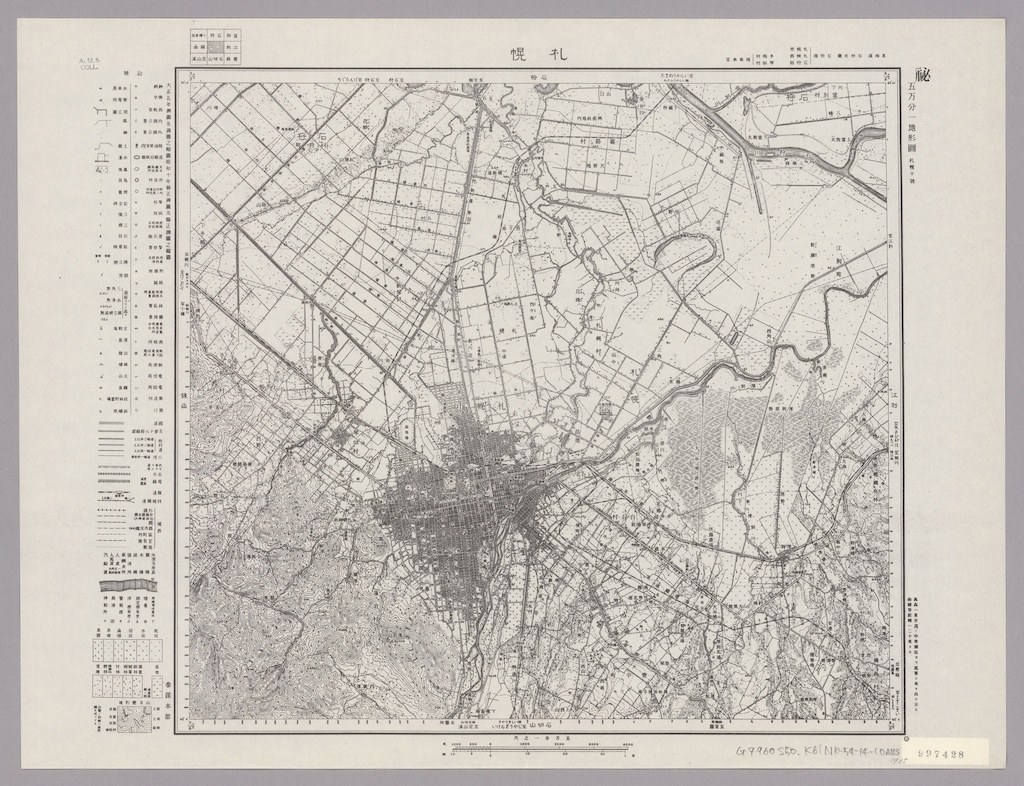
#> input picture targets/sample1.jpg, 1024 x 786 px; its folder holds only this picture in this run
$ python corner_getter.py
#> lines starting #> are read from the running program, lines starting #| are printed output that depends on the picture; after the words box and inside, x2 and y2 are one past the last pixel; in counts of white or black regions, pixels touching at a corner belong together
### line_detector.py
#!/usr/bin/env python3
# -*- coding: utf-8 -*-

import numpy
import cv2


def detect_lines(
  map_path,
  binary_threshold = 100,
  erode_kernel = 3,
  erode_iteration = 2,
  line_accumulation = 10000,
  rho_precision = 2,
  theta_precision = numpy.pi/90,
):

    '''
    パラメーター説明。
    BINARY_THRESHOLD = 100  # 二値画像変換の閾値。
    ERODE_KERN,EL = 3  # erodeのkernelの大きさ
    ERODE_ITERATION = 2 # erodeの実行回数
    LINE_ACCUMULATION = 10000  # 直線として認識されるのに必要な同一直線状のpx数。←違う？
    RHO_PRECISION = 2
    THETA_PRECISION = numpy.pi/90
    '''
#> called with map_path = './targets/sample1.jpg', binary_threshold = 100, erode_kernel = 3, erode_iteration = 2, line_accumulation = 10000, rho_precision = 2, theta_precision = 0.0349

    gray = cv2.imread(map_path, 0)  # 画像の読み込み。第2引数を0にするとグレースケール。
#> gray: shape (786, 1024); min 0, max 247, mean 196.4

    "二値画像へ変換。1つ目の戻り値 (retへ代入) は無視。"
    ret, thresh = cv2.threshold(gray, binary_threshold, 255,
                                cv2.THRESH_BINARY_INV)
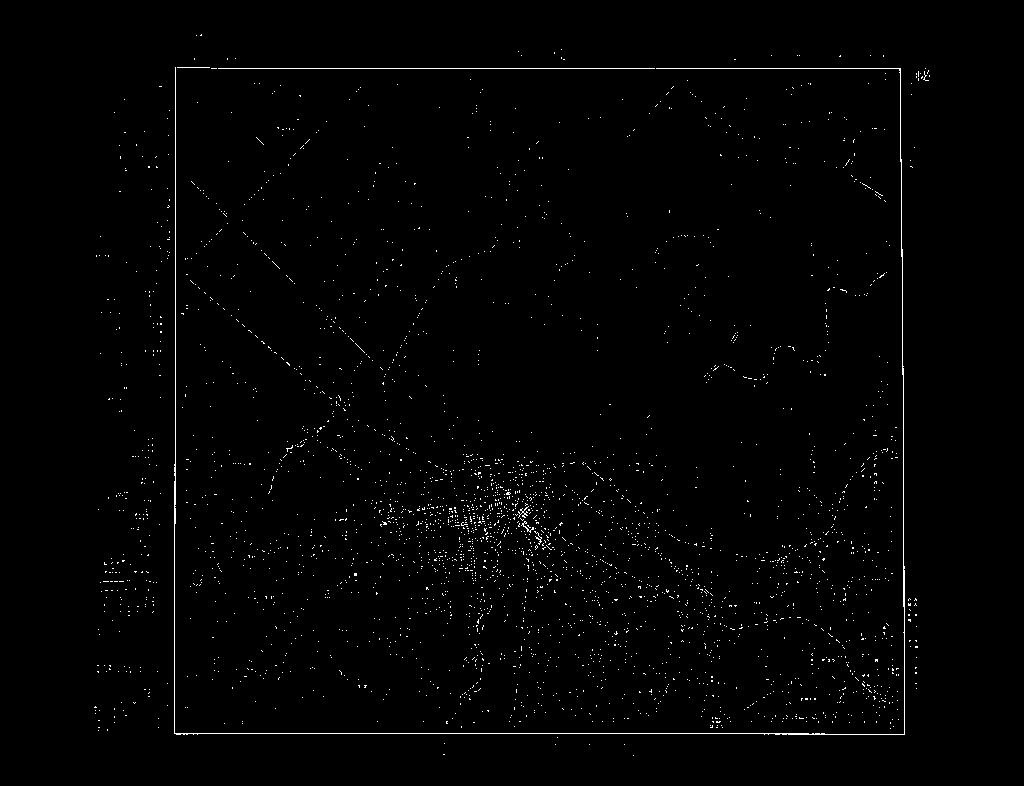
#> thresh: shape (786, 1024); 1% white in thin lines or dots, all inside (x1, y1, x2, y2) = (94, 34, 930, 756)
#> ret = 100
    if(thresh is None):
        return None
    kernel = numpy.ones((erode_kernel, erode_kernel), numpy.uint8)  # erodeのkernel。
    eroded = cv2.erode(thresh, kernel, iterations=erode_iteration)  # 境界を削り細線を除去。
#> eroded: shape (786, 1024); every value is 0

    """
    辺の候補となる直線 (極座標表示) を取得。
    引数は対象画像、ρの精度、θの精度、線分の閾値。
    この時点で直線の数は4本より多い。
    """
    lines = cv2.HoughLines(thresh, rho_precision, theta_precision,
                           line_accumulation)
#> lines = None

    return lines

### corner_getter.py
#!/usr/bin/env python3
# -*- coding: utf-8 -*-

import itertools
import numpy
import cv2
from line_detector import detect_lines

def get_corners(map_path):

    lines = detect_lines(map_path)

    if lines is None:
        return []
    else:
        print(f"Detected {len(lines)} lines.")

    """
    直線を4本に絞るため近接する直線の組み合わせをすべて取得。
    直線は番号で表される。
    """
    deletion_indexes = []
    for indexed_line1 in enumerate(lines):
        for indexed_line2 in enumerate(lines):
            if indexed_line1[0] != indexed_line2[0]:
                line1 = indexed_line1[1][0]
                line2 = indexed_line2[1][0]
                rho1 = line1[0]
                theta1 = line1[1]
                rho2 = line2[0]
                theta2 = line2[1]
                "rhoの差が100以内かつthetaの差がπ/18の時に近接していると定義。"
                if abs(rho1 - rho2) < 500 and abs(theta1 - theta2) < numpy.pi/18:
                    deletion_indexes.append([indexed_line1[0], indexed_line2[0]])


    "近接する直線を近接グループに分ける。"
    merged_indexes = ["hoge"]
    for deletion_set in deletion_indexes:
        counter = 0
        for i, merged_set in enumerate(merged_indexes):
            if set(deletion_set).intersection(merged_set):
                merged_indexes[i] = merged_indexes[i] + deletion_set
                break
            counter = counter + 1
            if counter == len(merged_indexes):
                merged_indexes.append(deletion_set)

    merged_indexes = merged_indexes[1:]

    index_groups = [list(set(i)) for i in merged_indexes]  # 各グループの直線番号の重複を除去。


    sides1 = [i[0] for i in index_groups]  # 各グループから直線を1本ずつ取得。残りは捨てる。

    "近接するすべての直線を取得。"
    grouped_indexes = []
    for sublist in index_groups:
        for element in sublist:
            grouped_indexes.append(element)

    "すべての直線と近接する直線の差をとる。つまり近接する直線のない独立した直線を取得。"
    sides2 = list(set(list(range(len(lines)))).difference(grouped_indexes))

    sides = [lines[i] for i in sides1 + sides2]  # 辺となる4直線の番号のリスト。

    "4直線の傾きとy軸との交点を取得。"
    slopes = []
    intersections = []
    for side in sides:
        side = side[0]
        slope = -(1/numpy.tan(side[1]))
        slopes.append(slope)
        intersection = side[0] * 1/numpy.sin(side[1])
        intersections.append(intersection)

    xysides = list(zip(slopes, intersections))  # y = ax + bで表される直線のaとbのリスト。
    xyrtsides = list(zip(xysides, sides))  # 4辺のa, b, rho, thetaのリスト。

    "4辺の交点4つの座標を取得。"
    corners = []
    for two_sides in itertools.combinations(xyrtsides, 2):
        side1 = two_sides[0]
        side2 = two_sides[1]
        xyside1 = side1[0]
        xyside2 = side2[0]
        rtside1 = side1[1][0]
        rtside2 = side2[1][0]
        if xyside1[0] == xyside2[0]:
            pass
        else:
            if not numpy.isfinite(xyside1[0]):
                x = rtside1[0]
                y = xyside2[0]*x + xyside2[1]
            elif not numpy.isfinite(xyside2[0]):
                x = rtside2[0]
                y = xyside1[0]*x + xyside1[1]
            else:
                x = - (xyside2[1] - xyside1[1]) / (xyside2[0] - xyside1[0])
                y = xyside1[0] + xyside1[1]
            x = int(x)
            y = int(y)
            corners.append([x, y])

    if len(corners) > 0:

        x_average = sum([x for (x, y) in corners])/len(corners)
        y_average = sum([y for (x, y) in corners])/len(corners)

        for corner in corners:
            if corner[0] > x_average and corner[1] > y_average:
                lower_right = corner
            elif corner[0] > x_average and corner[1] < y_average:
                upper_right = corner
            elif corner[0] < x_average and corner[1] > y_average:
                lower_left = corner
            elif corner[1] < x_average and corner[1] < y_average:
                upper_left = corner
            else:
                return None
        '''
        upper_left = min(corners, key=sum)  # 左上の頂点の座標。
        lower_right = max(corners, key=sum)  # 右下の頂点の座標。
        '''

        "外側の太い枠から内側の細い枠まで頂点の座標を縦横へ210ピクセルずらす。"
        upper_left = [element + 210 for element in upper_left]

        upper_right[0] = upper_right[0] - 210
        upper_right[1] = upper_right[1] + 210
        lower_left[0] = lower_left[0] + 210
        lower_left[1] = lower_left[1] - 210

        lower_right = [element - 210 for element in lower_right]

        shifted_corners = [upper_left, upper_right, lower_left, lower_right]

    else:
        return None

    if len(corners) == 4:
        return shifted_corners
    else:
        return None


import os

files = os.listdir("./targets/")
for i, file in enumerate(files):
  if not file.endswith(".jpg"):
    continue
  map_path = "./targets/" + file
  corners = get_corners(map_path)
  if corners is None:
      print(f"{i+1}/{len(files)}: {file} -> No corners found")
  else:
    print(f"{i+1}/{len(files)}: {file}" + " -> " + str(corners))

# [7 lines of commented-out code are left out]

$ run again, on targets/sample2.jpg
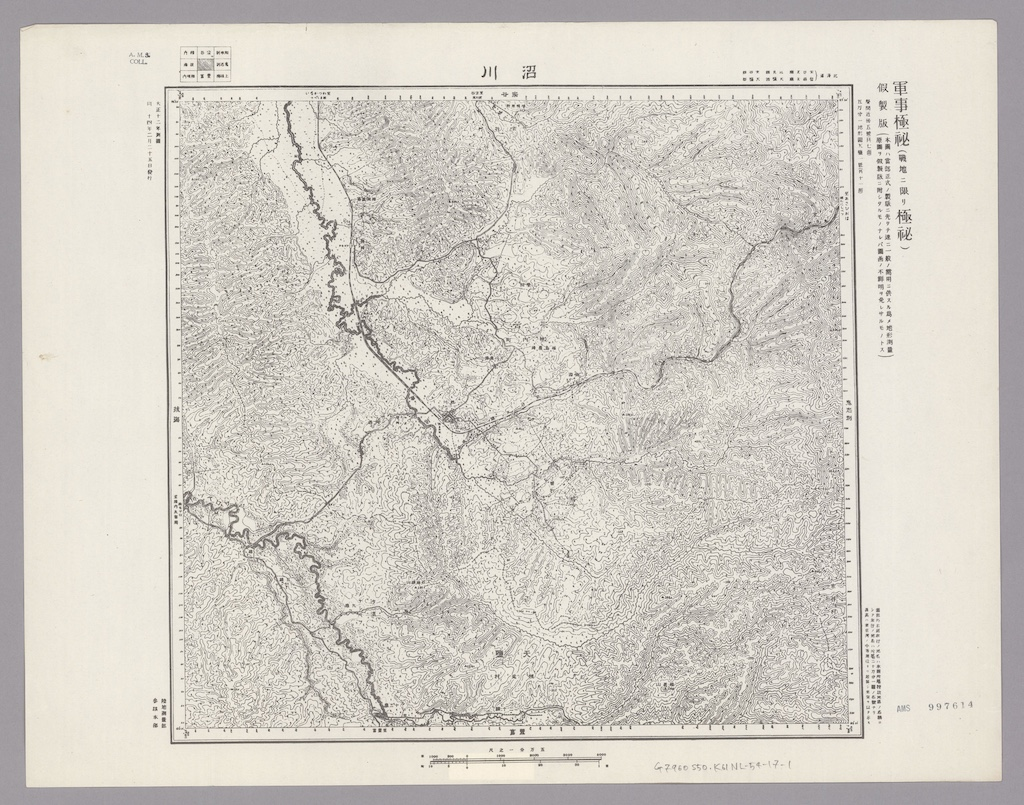
#> input picture targets/sample2.jpg, 1024 x 805 px
#> in detect_lines, `ret, thresh = cv2.threshold(gray, binary_threshold, 255, cv2.THRESH_BI..`:
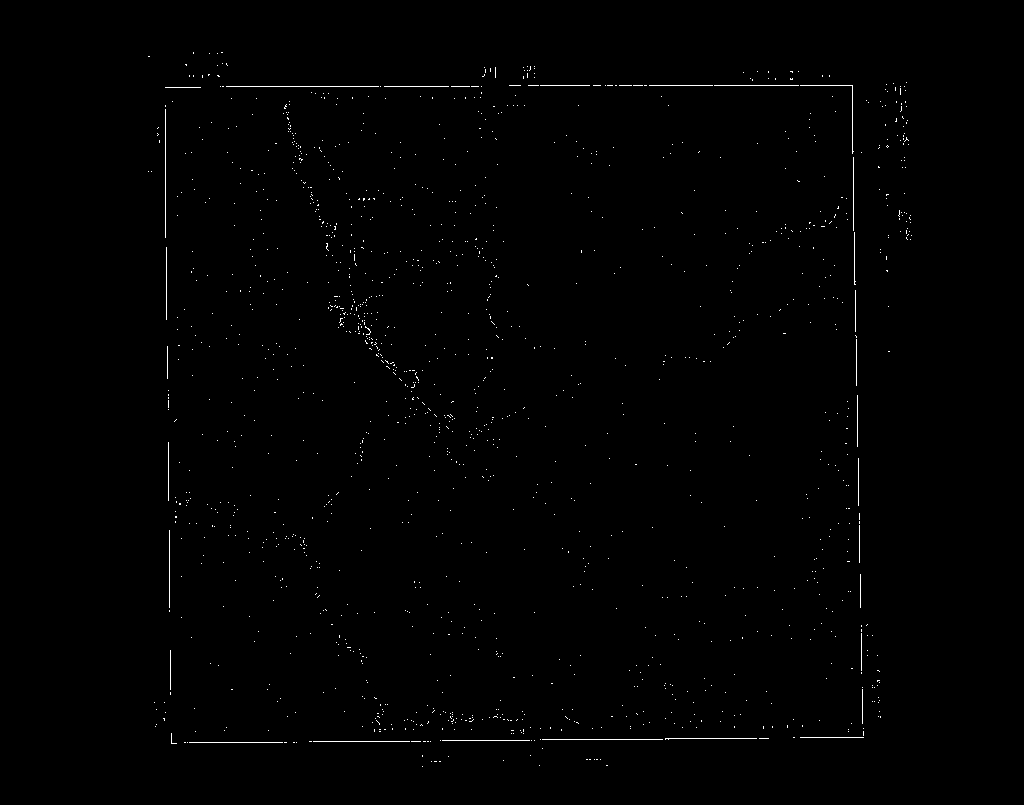
#> thresh: shape (805, 1024); 0.51% white in thin lines or dots, all inside (x1, y1, x2, y2) = (148, 52, 912, 767)
#> ret = 100
#> eroded: shape (805, 1024); every value is 0
#> lines = None

$ run again, on targets/sample3.jpg
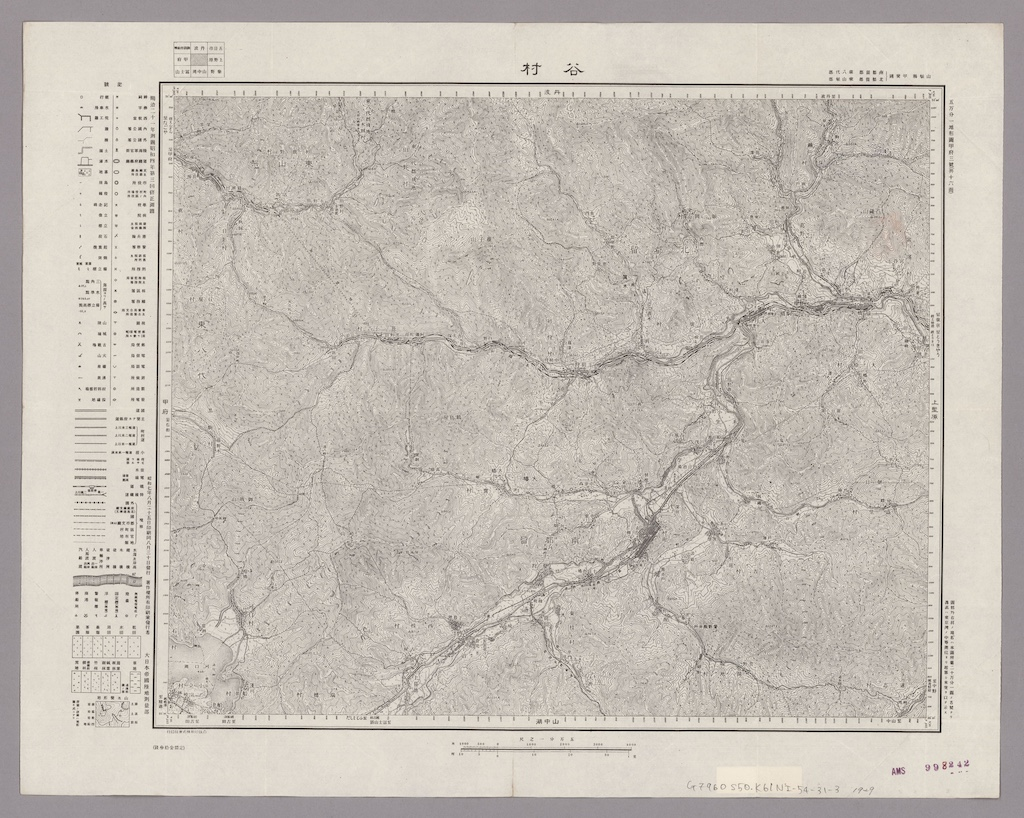
#> input picture targets/sample3.jpg, 1024 x 818 px
#> in detect_lines, `ret, thresh = cv2.threshold(gray, binary_threshold, 255, cv2.THRESH_BI..`:
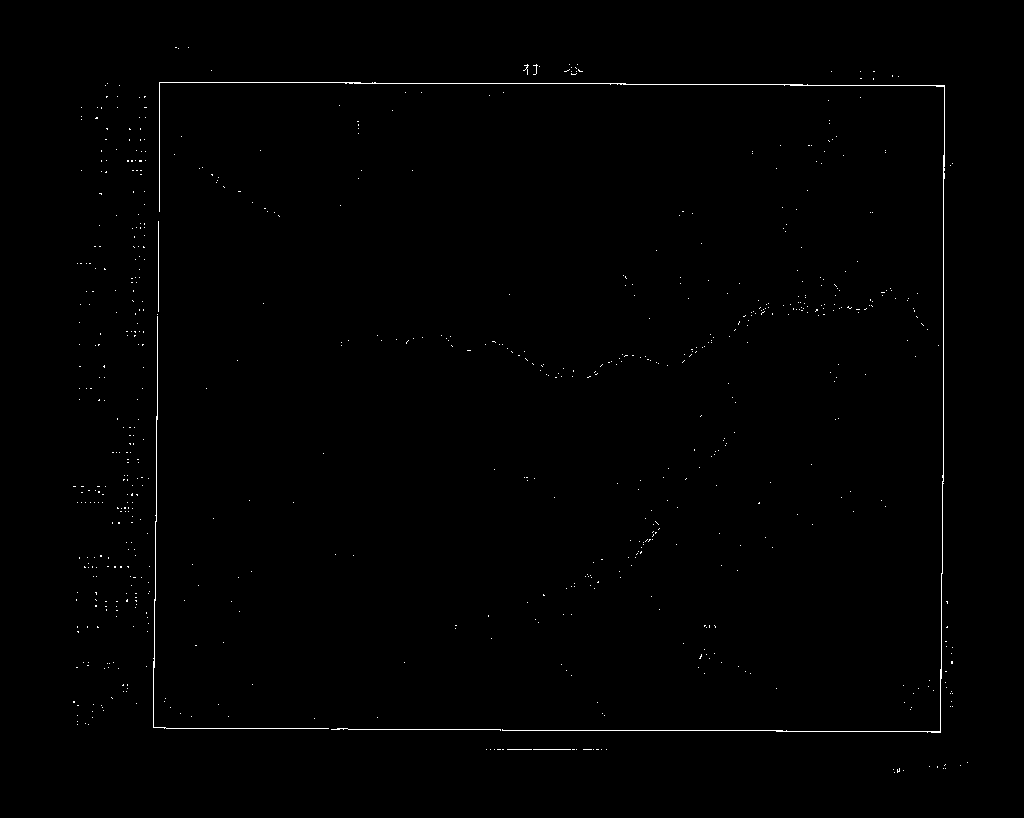
#> thresh: shape (818, 1024); 0.5% white in thin lines or dots, all inside (x1, y1, x2, y2) = (73, 47, 968, 773)
#> ret = 100
#> eroded: shape (818, 1024); every value is 0
#> lines = None
